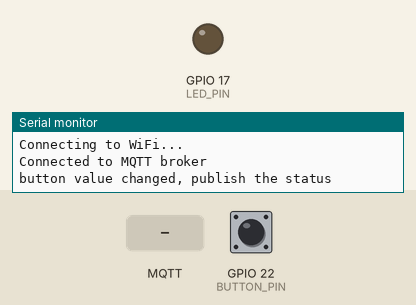
A sketch run on a simulated ESP32. On the bench: output pins drawn as LEDs (lit = HIGH), the last lines printed to the serial monitor. The inputs (shaded band) are chosen by the test bench; at power-on: GPIO 22 (BUTTON_PIN) HIGH. WiFi joins after 1.5 s; servers stay silent unless stated; no MQTT or app messages arrive unless stated.

Above: at 3.2 s.
3.3 s: MQTT message "1" arrives on the first subscribed topic
At 5.3 s:
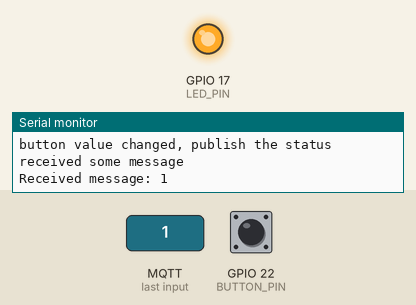
9.2 s: MQTT message "ping" arrives on the first subscribed topic
12.5 s: MQTT message "on" arrives on the first subscribed topic
Timing chart, 0 to 15.5 s (numbered marks = the images above; inputs shaded):
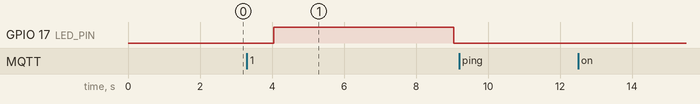

Measured:
- after the input at 3.3 s, GPIO 17 (LED_PIN): LOW → HIGH after 0.76 s, → LOW 5.0 s later

The sketch:

arduino_MQTT.ino
```cpp
#include <PubSubClient.h>
#include <WiFi.h>
#include <Arduino.h>

#define LED_PIN 17
#define BUTTON_PIN 22

WiFiClient wifiClient;
PubSubClient client(wifiClient);
const char ssid[] = "ssid";
const char password[] = "password";
int prevValue = 999;

void callback(char* topic, byte* payload, unsigned int length) {
  Serial.println("received some message");

  char message[length + 1];
  for (unsigned int i = 0; i < length; ++i) {
    message[i] = (char)payload[i];
  }
  message[length] = '\0';
  Serial.println("Received message: " + String(message));

  if (strcmp(topic, "all_device/control_device_subscribe/LED1") == 0) {
    if (String(message) == "1") {
      digitalWrite(LED_PIN, HIGH);
      delay(5000);
      digitalWrite(LED_PIN, LOW);
    } else if (String(message) == "ping") {
      client.publish("all_device/control_device_publish/LED1", "Response", true);
    }
  }
}

void setup() {
  pinMode(LED_PIN, OUTPUT);
  pinMode(BUTTON_PIN, INPUT);

  Serial.begin(115200);
  WiFi.begin(ssid, password);
  while (WiFi.status() != WL_CONNECTED) {
    delay(1000);
    Serial.println("Connecting to WiFi...");
  }

  client.setServer("192.168.1.133", 1883);
  client.setCallback(callback);

  while (!client.connected()) {
    if (client.connect("ESP32")) {
      Serial.println("Connected to MQTT broker");
      client.subscribe("all_device/control_device_subscribe/LED1");
      client.publish("all_device/control_device_publish/LED1", "online", true);
    } else {
      Serial.println("Failed to connect to MQTT broker, retrying...");
      delay(2000);
    }
  }
}

void loop() {
  if (!client.connected()) {
    if (client.connect("ESP32")) {
      Serial.println("Reconnected to MQTT broker");
      client.subscribe("all_device/control_device_subscribe/LED1");
    }
  }
  client.loop();

  int buttonValue = digitalRead(BUTTON_PIN);
  if (buttonValue != prevValue || buttonValue == HIGH) {
    char stringValue[10];
    sprintf(stringValue, "%d", buttonValue);
    client.publish("all_device/sensor_data/shock_sensor1", stringValue, true);
    Serial.println("button value changed, publish the status");
  }
  prevValue = buttonValue;

  delay(2000);
}
```
